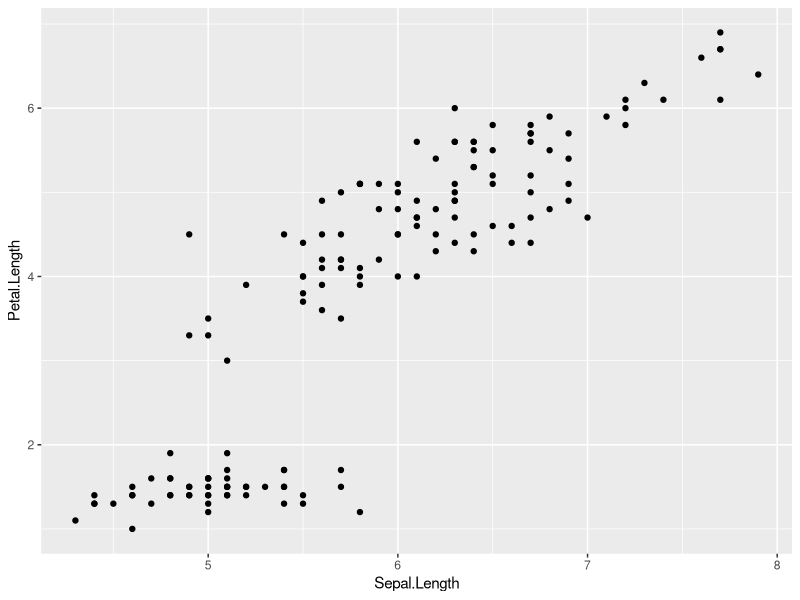
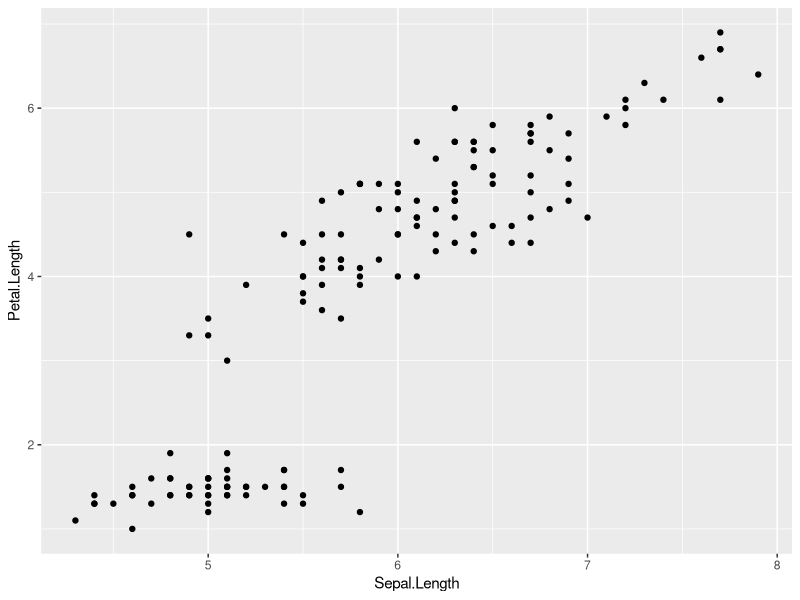
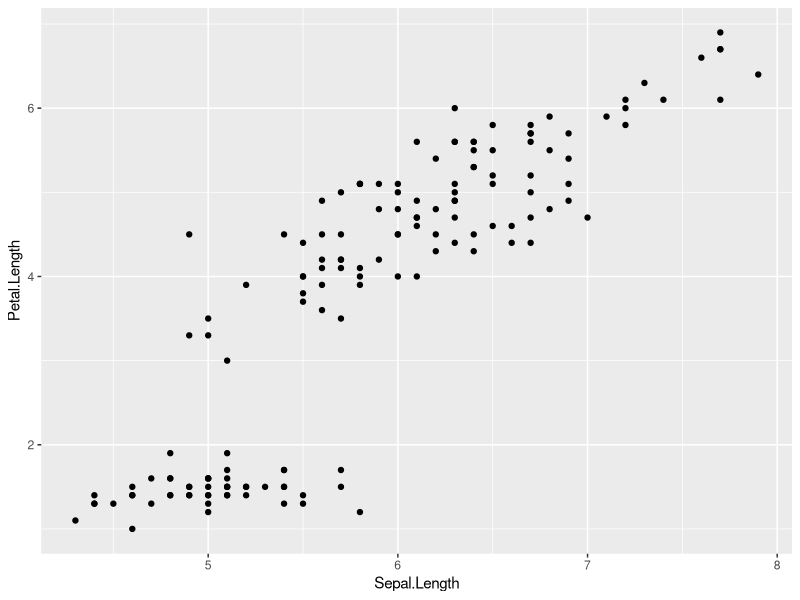
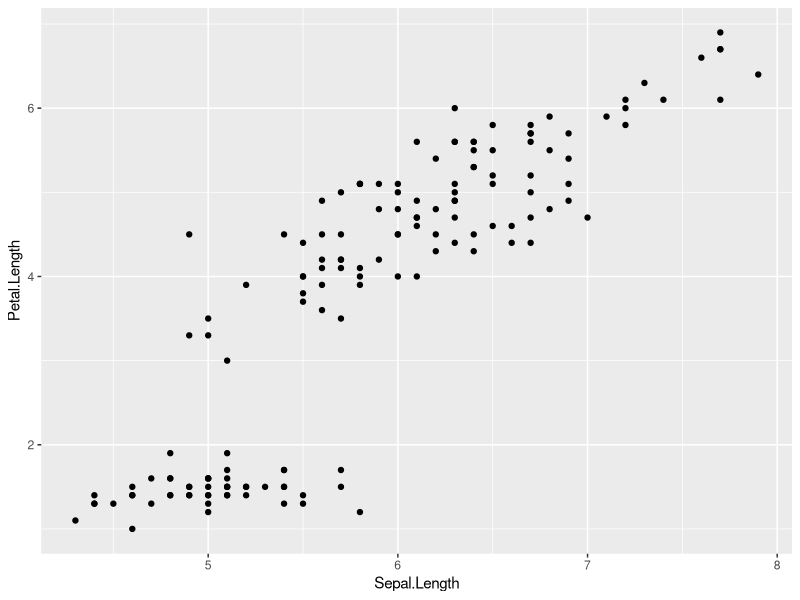
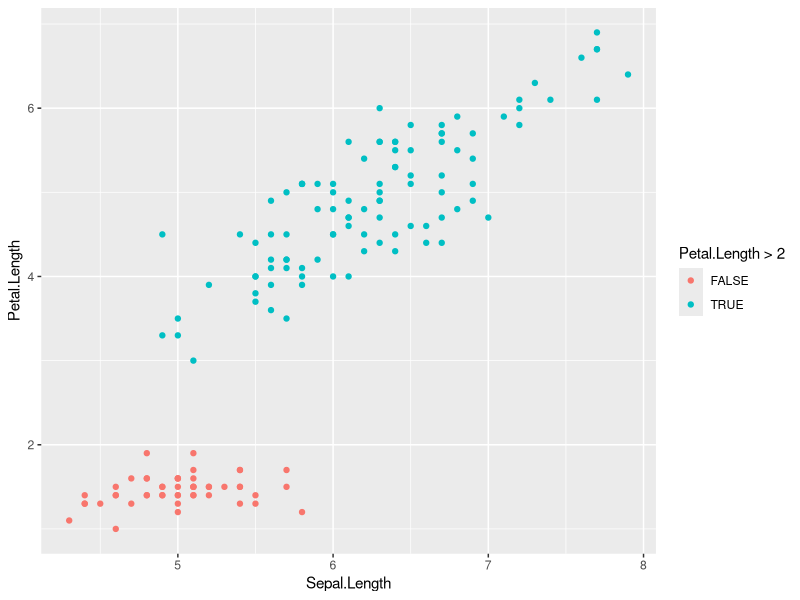
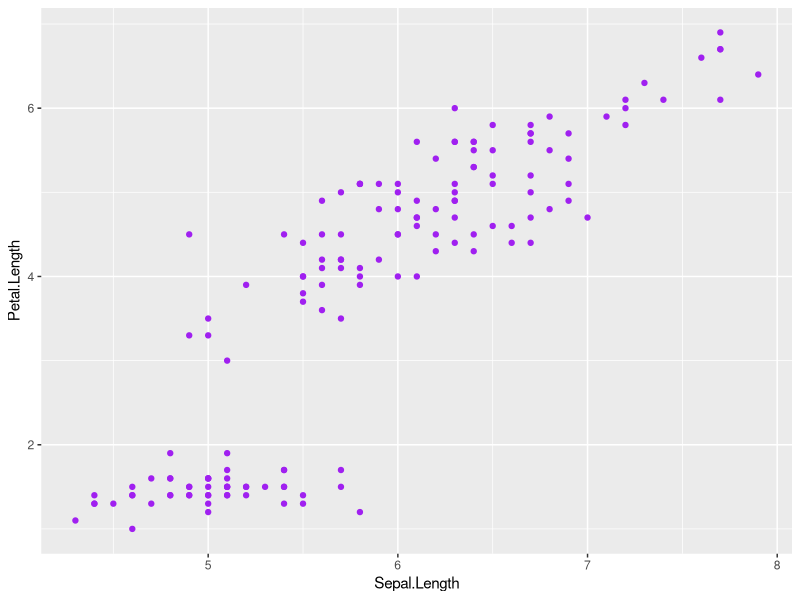
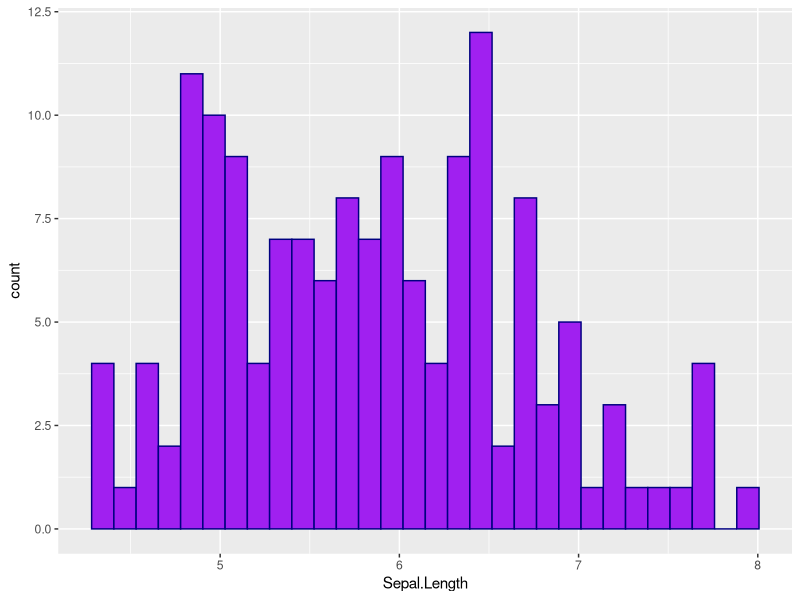
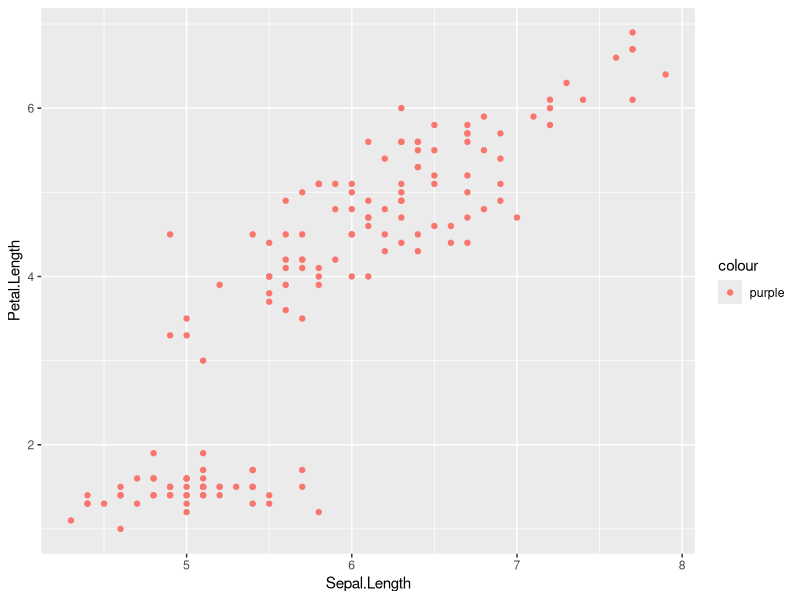

These figures' R source, in order:
## ---- chunk 1
knitr::opts_chunk$set(echo = TRUE)
## ---- chunk 2
# load libraries
library(ggplot2)
library(dplyr)

# load data
data("diamonds")
data("iris")
## ---- chunk 3
# Data 1
# Data can be added to ggplot(). If set here the data and mapping values will be inherited by subsequent layers.
ggplot(data = iris,
       mapping = aes(x = Sepal.Length, y = Petal.Length)) +
  geom_point()
## ---- chunk 4
# Data 2
# Another method is to set data in the ggplot() element and the mapping in the geom layer. 
ggplot(data = iris) +
 geom_point(mapping = aes(Sepal.Length, Petal.Length))

## ---- chunk 5
# Data 3
# You can also set both the data and the mapping at the geom layer
ggplot() +
  geom_point(data = iris, mapping = aes(x = Sepal.Length, y = Petal.Length))
## ---- chunk 6
# Data 4
# It is common for the arguments not be used
ggplot(iris) +
 geom_point(aes(x = Sepal.Length, y = Petal.Length))
## ---- chunk 7
# Mapping 1
# You can map colour to your data using the colour aesthetic. 
# We can use an expression to map the colour, as the x and y values are not passed in as strings. Note that a legend is created when you map a variable to colour.  
ggplot(data = iris) +
 geom_point(mapping = aes(x = Sepal.Length, 
                          y = Petal.Length, 
                          colour = Petal.Length >2)) 
## ---- chunk 8
# Mapping 2
# It is important to remember the difference between mapping a colour and setting a colour
# This is how you set the colour on a plot
ggplot(data = iris) +
 geom_point(mapping = aes(x = Sepal.Length, 
                          y = Petal.Length),
            colour = "purple")
## ---- chunk 9
# Mapping 3
# Some geometries use fill to set the colour inside the graphic
ggplot(data = iris) +
 geom_histogram(mapping = aes(x = Sepal.Length),
            fill = "purple",
            colour = "navy")

## ---- chunk 10
# Mapping 4
# This is how **NOT** to set the colour of a plot
# Do you know what is happening here?
ggplot(data = iris) +
 geom_point(mapping = aes(x = Sepal.Length, 
                          y = Petal.Length,
                          colour = "purple"))
## ---- chunk 11
# Geometries 1
# In this example you can see that the points sit on top of the line 
ggplot(data = iris) +
  geom_line(mapping = aes(x = Sepal.Length, y = Petal.Length), colour = "pink") +
  geom_point(mapping = aes(x = Sepal.Length, y = Petal.Length)) 
## ---- chunk 12
# In this example the line sits on top of the points 
# This is due to the order of the geometries
ggplot(data = iris) +
  geom_point(mapping = aes(x = Sepal.Length, y = Petal.Length)) +
  geom_line(mapping = aes(x = Sepal.Length, y = Petal.Length), colour = "pink")
## ---- chunk 13
# Colour the two different distributions in two different colours 
ggplot(data = iris) +
  geom_histogram(mapping = aes(x=Petal.Length, fill = Petal.Length>2))

# Colour the distributions in the histogram by whether Petal.Width is greater than 2 
# For each layer there is a position adjustment. For geom_histogram() the default is stack.
ggplot(data = iris) +
  geom_histogram(mapping = aes(x=Petal.Length, fill = Petal.Width>2), position = 'stack')

ggplot(data = iris) +
  geom_histogram(mapping = aes(x=Petal.Length, fill = Petal.Width>2), position = 'identity', alpha = 0.3)


ggplot(data = iris) +
  geom_histogram(mapping = aes(x=Petal.Length, fill = Petal.Width>2), position = 'dodge')

# Add a line that separates the two point distributions. See `?geom_abline` for how to draw straight lines from a slope and intercept.
ggplot(data = iris) +
  geom_point(mapping = aes(x = Sepal.Length, y = Petal.Length)) +
  geom_abline(slope = -0.2, intercept = 3.5)
## ---- chunk 14
#geom_bar() uses stat_count() by default 
ggplot(data = diamonds) +
  geom_bar(mapping = aes(x=cut)) +
  ggtitle("geom_bar()")

# we get the same plot because the default geom for stat_count() is geom_bar() 
ggplot(data = diamonds) +
  stat_count(mapping = aes(x=cut)) +
  ggtitle("stat_count()")

# but you can update the geom to something else - normally you wouldn't want to override this.
ggplot(data = diamonds) +
  stat_count(mapping = aes(x=cut), geom = 'point') +
  ggtitle("stat_count()")

diamonds_counted_by_cut = diamonds %>%
  group_by(cut) %>%
  summarise(count = n())

ggplot(data = diamonds_counted_by_cut) +
  geom_bar(mapping = aes(x=cut, y=count),
           stat = 'identity') + # identity stat doesn't compute anything 
  ggtitle("stat = 'identity")

# ggplot2 As this is often used there has been a 
# ggplot2 provide geometries for the most frequently used combinations of statistics and geometries. For example, geom_col() is geom_bar() with the stat set to "identity".
ggplot(data = diamonds_counted_by_cut) +
  geom_col(mapping = aes(x=cut, y=count)) +
  ggtitle("geom_col()")
  

## ---- chunk 15
#?stat

#geom_bar() uses stat_count() by default 
plot = ggplot(data = diamonds) +
  geom_bar(mapping = 
             aes(
               x = cut,
               y = after_stat(100 * count / sum(count))
               )
           ) #+ labs(y = "Percentage")

# Computed variables are provided in the stat_ documentation
# ?stat_count 
# ?stat_density
# ?stat_boxplot
## ---- chunk 16
#Use `stat_summary()` to add a red dot at the mean `hwy` for each group
ggplot(mpg) + 
  geom_jitter(aes(x = class, y = hwy), width = 0.2) +
  stat_summary(aes(x = class, y = hwy), geom = 'point', fun = mean, colour = 'red')
## ---- chunk 17

## ---- chunk 18
# ~ take the value and map to panel
## ---- chunk 19

## ---- chunk 20

# Colours
  dark_green <- "#002D30"
  light_grey <- "#F2F2F2"
  green_blue <- "#007883"
  light_green <- "#4FE18F"
  blue <- "#00C3D6"
  pink <- "#FF709D"
  purple <- "#A361FF"
  orange <- "#ffa45a"
# Font  
#  font <- "Derailed"

# The plot
ggplot(data = iris) +
  geom_point(mapping = aes(x = Petal.Length, y = Petal.Width, colour = Species)) +
  labs(title = "Differences in flower size by iris species",
       subtitle = "Plot of petal width by petal length",
       caption = "Data source: R") +

  # Theme  
  theme(
    # You can use this to remove all lines from the plot
    #rect = element_blank(),
    
    # Plot rectangle format:
    plot.background = element_rect(fill = pink),
    
    # Panel rectangle format:
    panel.background = element_rect(fill = dark_green),
    #panel.border = element_rect(fill = light_grey, colour = pink), # you probably will never need to use this
    
    legend.key = element_rect(fill = "white"),
    legend.background = element_rect(fill = orange),
    legend.margin = margin(9,9,9,9),
    
    legend.box.background = element_rect(fill = purple, colour = purple),
    legend.box.margin = margin(9,9,9,9),
    )

## ---- chunk 21

# Colours
  dark_green <- "#002D30"
  light_grey <- "#F2F2F2"
  green_blue <- "#007883"
  light_green <- "#4FE18F"
  blue <- "#00C3D6"
  pink <- "#FF709D"
  purple <- "#A361FF"
  orange <- "#ffa45a"
# Font  
#  font <- "Derailed"

# The plot
ggplot(data = iris) +
  geom_point(mapping = aes(x = Petal.Length, y = Petal.Width, colour = Species)) +
  labs(title = "Differences in flower size by iris species",
       subtitle = "Plot of petal width by petal length",
       caption = "Data source: R") +

  # Theme  
  theme(
    # You can use this to remove all lines from the plot
    #line = element_blank(),
    
    # Update the axis ticks
    axis.ticks = element_line(colour = pink, lineend = "round", size = 2),
    axis.ticks.length = unit(.5, "cm"),
    
    # Update the axis lines
    axis.line.x = element_line(colour = orange, lineend = "round", size = 2),
    axis.line.y = element_line(colour = light_green, lineend = "round", size = 2),
    
    # Update the grid lines
    #panel.grid = element_line(colour = pink),
    panel.grid.minor = element_line(colour = purple),
    panel.grid.major = element_line(colour = blue)
    )

## ---- chunk 22

# Colours
  dark_green <- "#002D30"
  light_grey <- "#F2F2F2"
  green_blue <- "#007883"
  light_green <- "#4FE18F"
  blue <- "#00C3D6"
  pink <- "#FF709D"
  purple <- "#A361FF"
  orange <- "#ffa45a"
# Font  
#  font <- "Derailed"

# The plot
ggplot(data = iris) +
  geom_point(mapping = aes(x = Petal.Length, y = Petal.Width, colour = Species)) +
  labs(title = "Differences in flower size by iris species",
       subtitle = "Plot of petal width by petal length",
       caption = "Data source: R") +

  # Theme  
  theme(
    # Title text format:
    # Set the font family and font colour 
    #text = element_text(family=font,
    #                    color=purple),
    
    # Make additional changes (e.g., size, type, margins) to the plot's title, subtitle and caption and the legend title and text here. 
    plot.title = element_text(size=18,
                              face="bold",
                              colour = purple
                              ),
    
    plot.subtitle = element_text(size=12,
                                 margin=margin(9,0,9,0),
                                 colour = blue
                                 ),
    
    plot.caption = element_text(size=10,
                                colour = pink),
    
    # Legend text format:
    legend.title = element_text(size=12, 
                                face = "bold",
                                colour = orange),
    
    legend.text = element_text(size=12, 
                               colour = dark_green),
    
    # Axis text format:
    axis.title.y = element_text(size=12, 
                              colour = light_green),
    axis.title.x = element_text(size=12, 
                              colour = blue),
    # SET AS BLANK?
    
    # Notice that the font is pulled through in the text hierarchy but colour is not for axis.text or strip.text
    axis.text = element_text(size=10,
                             colour = green_blue),
  
    # Strip text 
    strip.text = element_text(size=12, 
                              hjust = 0,
                              colour = orange)
    )
## ---- chunk 23
#font <- "Derailed"

ggplot(data = iris) +
 geom_point(mapping = aes(x = Sepal.Length, 
                          y = Petal.Length, 
                          colour = Petal.Length >2)) +
  theme(
    plot.title = ggplot2::element_text(#family=font,
                            size=28,
                            face="bold",
                            color="#002D30"),
  #This sets the font, size, type and colour of text for the chart's subtitle, as well as setting a margin between the title and the subtitle
  plot.subtitle = ggplot2::element_text(#family=font,
                               size=22,
                               margin=ggplot2::margin(9,0,9,0)),
  plot.caption = ggplot2::element_blank(),
  #This leaves the caption text element empty, because it is set elsewhere in the finalise plot function

  #Legend format
  #This sets the position and alignment of the legend, removes a title and background for it and sets the requirements for any text within the legend. The legend may often need some more manual tweaking when it comes to its exact position based on the plot coordinates.
  legend.position = "top",
  legend.text.align = 0,
  legend.background = ggplot2::element_blank(),
  legend.title = ggplot2::element_blank(),
  legend.key = ggplot2::element_blank(),
  legend.text = ggplot2::element_text(#family=font,
                             size=18,
                             color="#002D30"),

  #Axis format
  #This sets the text font, size and colour for the axis test, as well as setting the margins and removes lines and ticks. In some cases, axis lines and axis ticks are things we would want to have in the chart - the cookbook shows examples of how to do so.
  axis.title = ggplot2::element_blank(),
  axis.text = ggplot2::element_text(#family=font,
                           size=18,
                           color="#002D30"),
  axis.text.x = ggplot2::element_text(margin=ggplot2::margin(5, b = 10)),
  axis.ticks = ggplot2::element_blank(),
  axis.line = ggplot2::element_blank(),

  #Grid lines
  #This removes all minor gridlines and adds major y gridlines. In many cases you will want to change this to remove y gridlines and add x gridlines. The cookbook shows you examples for doing so
  panel.grid.minor = ggplot2::element_blank(),
  panel.grid.major.y = ggplot2::element_line(color="#cbcbcb"),
  panel.grid.major.x = ggplot2::element_blank(),

  #Blank background
  #This sets the panel background as blank, removing the standard grey ggplot background colour from the plot
  panel.background = ggplot2::element_blank(),

  #Strip background (#This sets the panel background for facet-wrapped plots to white, removing the standard grey ggplot background colour and sets the title size of the facet-wrap title to font size 22)
  strip.background = ggplot2::element_rect(fill="white"),
  strip.text = ggplot2::element_text(size  = 22,  hjust = 0)
  ) +
  labs(title = "How life expectancy varies",
       subtitle = "Distribution of life expectancy in 2007")

## ---- chunk 24
ggplot(data = iris) +
 geom_point(mapping = aes(x = Sepal.Length, 
                          y = Petal.Length, 
                          colour = Petal.Length >2)) +
  theme(
    axis.title = element_text(colour = "#FF709D"),
    plot.title = element_text(colour = "#FF709D")
  ) +
  labs(
    title = "Axis Title",
    subtitle = "Insert subtitle",
    caption = "Insert caption",
    tag = "Insert tag",
    alt = "the is alternative text for the plot"
  )

## ---- chunk 25
ggplot(data = iris) +
 geom_point(mapping = aes(x = Sepal.Length, 
                          y = Petal.Length, 
                          colour = Petal.Length >2)) +
  theme(
    axis.text = element_text(colour = "#FF709D"),
    plot.title = element_text(colour = "#FF709D")
  ) +
  labs(title = "Axis Text")

## ---- chunk 26
ggplot(data = iris) +
 geom_point(mapping = aes(x = Sepal.Length, 
                          y = Petal.Length, 
                          colour = Petal.Length >2)) +
  theme(
    axis.ticks = element_line(colour = "#FF709D"),
    plot.title = element_text(colour = "#FF709D")
  ) +
  labs(title = "Axis Ticks")

## ---- chunk 27
ggplot(data = iris) +
 geom_point(mapping = aes(x = Sepal.Length, 
                          y = Petal.Length, 
                          colour = Petal.Length >2)) +
  theme(
    axis.ticks.length = unit(.5, "cm"),
    axis.ticks = element_line(colour = "#FF709D"),
    plot.title = element_text(colour = "#FF709D")
  ) +
  labs(title = "Axis Ticks Length")

## ---- chunk 28
ggplot(data = iris) +
 geom_point(mapping = aes(x = Sepal.Length, 
                          y = Petal.Length, 
                          colour = Petal.Length >2)) +
  theme(
    axis.line = element_line(colour = "#FF709D"),
    plot.title = element_text(colour = "#FF709D")
  ) +
  labs(title = "Axis Line")

## ---- chunk 29
ggplot(data = iris) +
 geom_point(mapping = aes(x = Sepal.Length, 
                          y = Petal.Length, 
                          colour = Petal.Length >2)) +
  theme(
    panel.background = element_rect(fill = "#FF709D"),
    plot.title = element_text(colour = "#FF709D")
  ) +
  labs(title = "Panel Background")

## ---- chunk 30
ggplot(data = iris) +
 geom_point(mapping = aes(x = Sepal.Length, 
                          y = Petal.Length, 
                          colour = Petal.Length >2)) +
  theme(
    panel.grid	 = element_line(colour = "#FF709D"),
    plot.title = element_text(colour = "#FF709D")
  ) +
  labs(title = "Panel Grid")

## ---- chunk 31
ggplot(data = iris) +
 geom_point(mapping = aes(x = Sepal.Length, 
                          y = Petal.Length, 
                          colour = Petal.Length >2)) +
  theme(
    panel.grid.major = element_line(colour = "#FF709D"),
    plot.title = element_text(colour = "#FF709D")
  ) +
  labs(title = "Panel Grid Major")

## ---- chunk 32
ggplot(data = iris) +
 geom_point(mapping = aes(x = Sepal.Length, 
                          y = Petal.Length, 
                          colour = Petal.Length >2)) +
  theme(
    panel.grid.minor =  element_line(colour = "#FF709D"),
    plot.title = element_text(colour = "#FF709D")
  ) +
  labs(title = "Panel Grid Minor")

## ---- chunk 33
ggplot(data = iris) +
 geom_point(mapping = aes(x = Sepal.Length, 
                          y = Petal.Length, 
                          colour = Petal.Length >2)) +
  theme(
    plot.background =  element_rect(fill = "#FF709D"),
    plot.title = element_text(colour = "black")
  ) +
  labs(title = "Plot Background")

## ---- chunk 34
ggplot(data = iris) +
 geom_point(mapping = aes(x = Sepal.Length, 
                          y = Petal.Length, 
                          colour = Petal.Length >2)) +
  theme(
    panel.grid.minor =  element_line(colour = "#FF709D"),
    plot.title = element_text(colour = "#FF709D")
  ) +
  labs(title = "Panel Grid Minor")

## ---- chunk 35
ggplot(data = iris) +
 geom_point(mapping = aes(x = Sepal.Length, 
                          y = Petal.Length, 
                          colour = Petal.Length >2)) +
  theme(
    line = element_line(colour = "purple"),
    rect = element_rect(fill= "#FF709D"),
    text = element_text(colour = "blue")
  ) +
  labs(title = "Legend Background")

